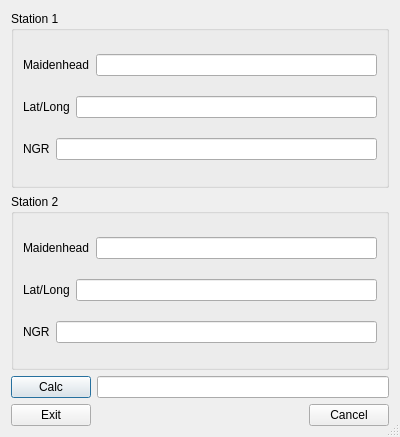
<?xml version="1.0" encoding="UTF-8"?>
<ui version="4.0">
 <class>TLocCalcForm</class>
 <widget class="QDialog" name="TLocCalcForm">
  <property name="geometry">
   <rect>
    <x>0</x>
    <y>0</y>
    <width>400</width>
    <height>437</height>
   </rect>
  </property>
  <property name="windowTitle">
   <string>Locator Calculator</string>
  </property>
  <property name="sizeGripEnabled">
   <bool>true</bool>
  </property>
  <layout class="QVBoxLayout" name="verticalLayout_3">
   <item>
    <widget class="QGroupBox" name="groupBox">
     <property name="title">
      <string>Station 1</string>
     </property>
     <layout class="QVBoxLayout" name="verticalLayout">
      <item>
       <layout class="QHBoxLayout" name="horizontalLayout">
        <item>
         <widget class="QLabel" name="label">
          <property name="text">
           <string>Maidenhead</string>
          </property>
         </widget>
        </item>
        <item>
         <widget class="QLineEdit" name="S1Loc"/>
        </item>
       </layout>
      </item>
      <item>
       <layout class="QHBoxLayout" name="horizontalLayout_2">
        <item>
         <widget class="QLabel" name="label_2">
          <property name="text">
           <string>Lat/Long</string>
          </property>
         </widget>
        </item>
        <item>
         <widget class="QLineEdit" name="S1LatLong"/>
        </item>
       </layout>
      </item>
      <item>
       <layout class="QHBoxLayout" name="horizontalLayout_3">
        <item>
         <widget class="QLabel" name="label_3">
          <property name="text">
           <string>NGR</string>
          </property>
         </widget>
        </item>
        <item>
         <widget class="QLineEdit" name="S1NGR"/>
        </item>
       </layout>
      </item>
     </layout>
    </widget>
   </item>
   <item>
    <widget class="QGroupBox" name="groupBox_2">
     <property name="title">
      <string>Station 2</string>
     </property>
     <layout class="QVBoxLayout" name="verticalLayout_2">
      <item>
       <layout class="QHBoxLayout" name="horizontalLayout_4">
        <item>
         <widget class="QLabel" name="label_4">
          <property name="text">
           <string>Maidenhead</string>
          </property>
         </widget>
        </item>
        <item>
         <widget class="QLineEdit" name="S2Loc"/>
        </item>
       </layout>
      </item>
      <item>
       <layout class="QHBoxLayout" name="horizontalLayout_5">
        <item>
         <widget class="QLabel" name="label_5">
          <property name="text">
           <string>Lat/Long</string>
          </property>
         </widget>
        </item>
        <item>
         <widget class="QLineEdit" name="S2LatLong"/>
        </item>
       </layout>
      </item>
      <item>
       <layout class="QHBoxLayout" name="horizontalLayout_6">
        <item>
         <widget class="QLabel" name="label_6">
          <property name="text">
           <string>NGR</string>
          </property>
         </widget>
        </item>
        <item>
         <widget class="QLineEdit" name="S2NGR"/>
        </item>
       </layout>
      </item>
     </layout>
    </widget>
   </item>
   <item>
    <layout class="QHBoxLayout" name="horizontalLayout_7">
     <item>
      <widget class="QPushButton" name="CalcButton">
       <property name="text">
        <string>Calc</string>
       </property>
      </widget>
     </item>
     <item>
      <widget class="QLineEdit" name="Distance"/>
     </item>
    </layout>
   </item>
   <item>
    <layout class="QHBoxLayout" name="horizontalLayout_8">
     <item>
      <widget class="QPushButton" name="ExitButton">
       <property name="text">
        <string>Exit</string>
       </property>
      </widget>
     </item>
     <item>
      <spacer name="horizontalSpacer">
       <property name="orientation">
        <enum>Qt::Horizontal</enum>
       </property>
       <property name="sizeHint" stdset="0">
        <size>
         <width>40</width>
         <height>20</height>
        </size>
       </property>
      </spacer>
     </item>
     <item>
      <widget class="QPushButton" name="CancelButton">
       <property name="text">
        <string>Cancel</string>
       </property>
      </widget>
     </item>
    </layout>
   </item>
  </layout>
 </widget>
 <resources/>
 <connections/>
</ui>
